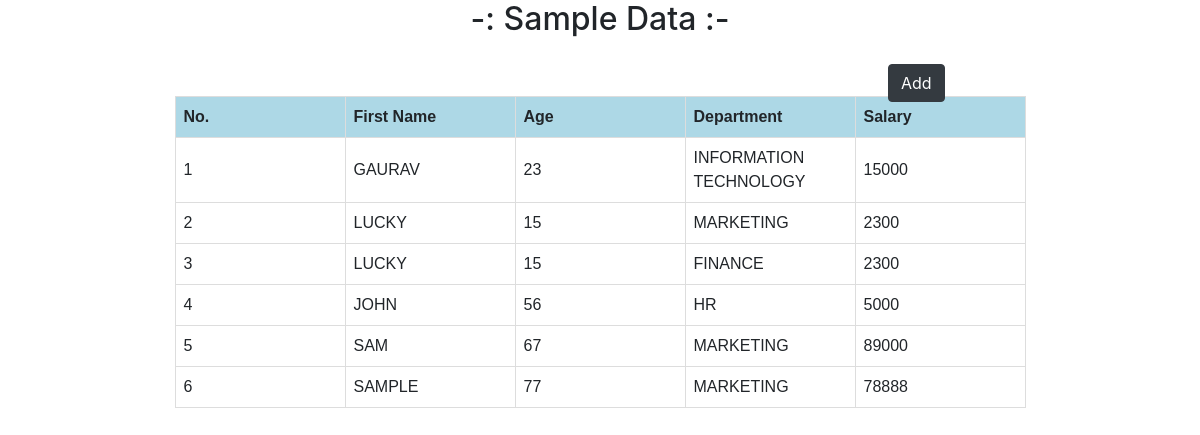
Page /fetch.php on the committed database.
### tables this page shows
CREATE TABLE `employee` (
  `id` int(200) NOT NULL,
  `name` varchar(200) NOT NULL,
  `age` int(200) NOT NULL,
  `department` varchar(34) NOT NULL,
  `salary` varchar(200) NOT NULL
);

### fetch.php (the view, shortened to what this page needs)
<?php
include_once 'connection.php';
$result = mysqli_query($conn, "SELECT * FROM employee");
?>
<!DOCTYPE html>
<html>
<head>
    <link rel="stylesheet" href="https://cdn.jsdelivr.net/npm/bootstrap@4.3.1/dist/css/bootstrap.min.css"
>
</head>
<body>
<h2 class="text-center" style="text-align: center;">-: Sample Data :-</h2>
<a class="my-button btn btn-dark" href="index.php">Add</a>
    <div class="container">
        <?php
        if (mysqli_num_rows($result) > 0) {
            ?>
            <table>
                <tr>
                <th>No.</th>
                    <th>First Name</th>
                    <th>Age</th>
                    <th>Department</th>
                    <th>Salary</th>
                </tr>
                <?php
                while ($row = mysqli_fetch_array($result)) {
                    ?>
                    <tr>
                    <td><?php echo $row["id"]; ?></td>
                        <td><?php echo $row["name"]; ?></td>
                        <td><?php echo $row["age"]; ?></td>
                        <td><?php echo $row["department"]; ?></td>
                        <td><?php echo $row["salary"]; ?></td>
                    </tr>
                    <?php
                }
                ?>
            </table>
            <?php
        } else {
            echo "No result found";
        }
        ?>
    </div>
</body>
</html>

### fetch.php (style rules this page uses)
.container { display: flex; justify-content: center; }
table { font-family: arial, sans-serif; border-collapse: collapse; margin-top: 50px; }
td, th { border: 1px solid #dddddd; text-align: left; padding: 8px; width: 170px; }
th { background-color: lightblue; }
.my-button { position: absolute; left: 74%; top: 8%; }

### rows in the picture
employee: id "1", name "GAURAV", age "23", department "INFORMATION TECHNOLOGY", salary "15000"
employee: id "2", name "LUCKY", age "15", department "MARKETING", salary "2300"
employee: id "3", name "LUCKY", age "15", department "FINANCE", salary "2300"
employee: id "4", name "JOHN", age "56", department "HR", salary "5000"
employee: id "5", name "SAM", age "67", department "MARKETING", salary "89000"
employee: id "6", name "SAMPLE", age "77", department "MARKETING", salary "78888"
